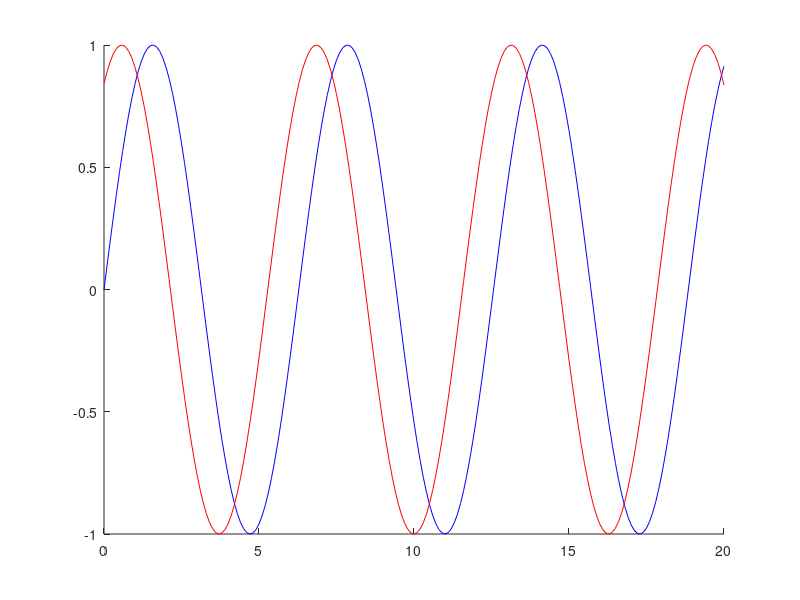
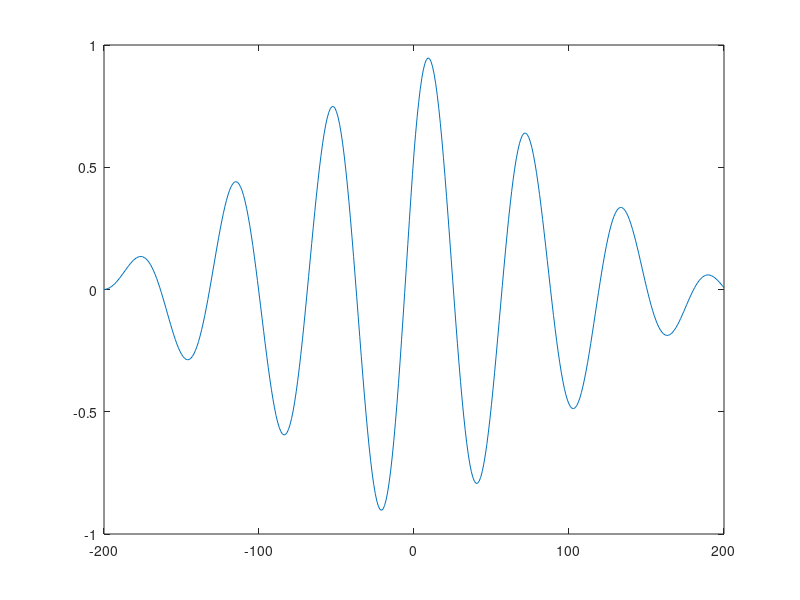
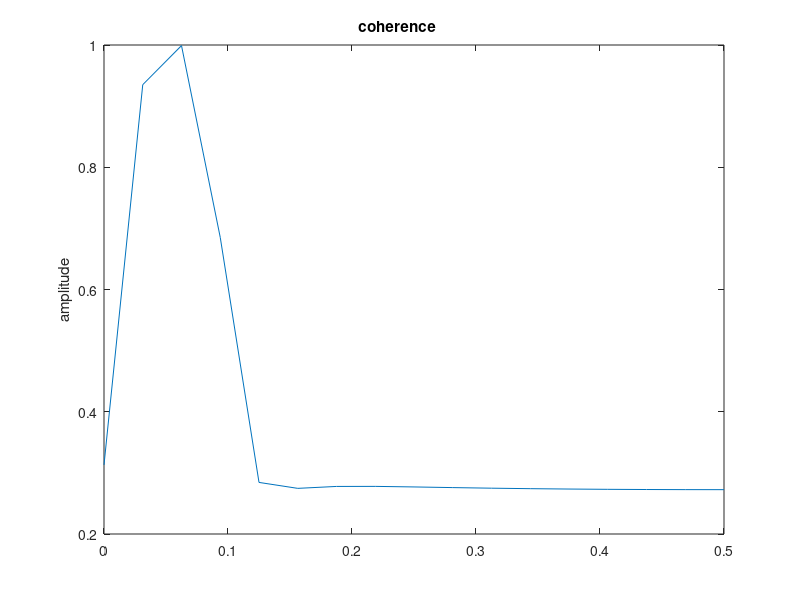

Write MATLAB code to recreate these figures, in order.
a = 0:0.1:20;

x = sin(a);
y = sin(a+1);

figure; hold on;
plot(a,x,'b');
plot(a,y,'r');

[r,lags] = xcorr(x, y, 'normalized');

figure;
plot(lags, r);

figure;
mscohere(x,y);